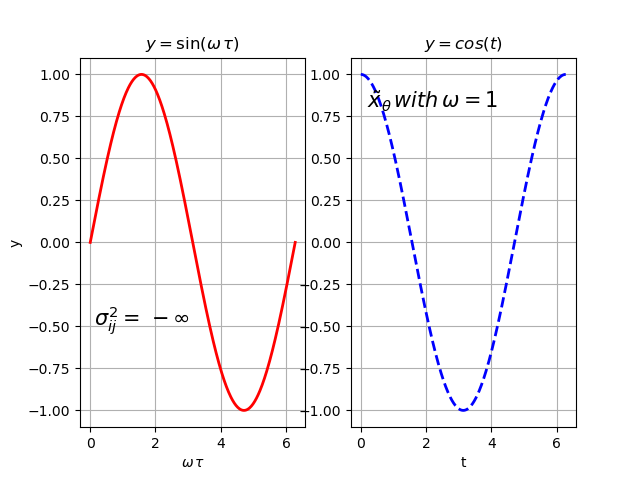

Recreate this plot in Python.
#--------------------------------------------
#   CH_12_10_EX_3_Pyplot_Text_Greek_Math.py
#--------------------------------------------
import numpy as np
import matplotlib.pyplot as plt
#
x = np.linspace(0, 2*np.pi, 361)
ys = np.sin(x)
yc = np.cos(x) 
#----- 文字標示 (希臘字母及上下標)
fig1 = plt.figure(1)
plt.subplot(1,2,1)
plt.plot(x, ys, 'r-', lw = 2, label = r'$Sin(x)$')
plt.xlabel(r'$\omega \/ \tau$')
plt.ylabel('y')
plt.grid(axis = 'both')
plt.text(0.1, -0.5, r'$\sigma_{ij}^2 = \/ -\infty$', fontsize = 15)
plt.title(r'$y = \sin(\omega \/\tau)$')
#----- 文字標示 (希臘字母及頂線)
plt.subplot(1,2,2)
plt.plot(x, yc, 'b--', lw = 2)
plt.xlabel('t')
plt.grid(axis = 'both')
plt.text(0.2, 0.8, r'${\tilde x}_\theta \/with\/ \omega = 1$', fontsize = 15)
plt.title(r'$y = cos(t)$')
#
plt.savefig('CH_12_10_EX_3_Pyplot_Text_Greek_Math.png')
plt.show()










































































	


